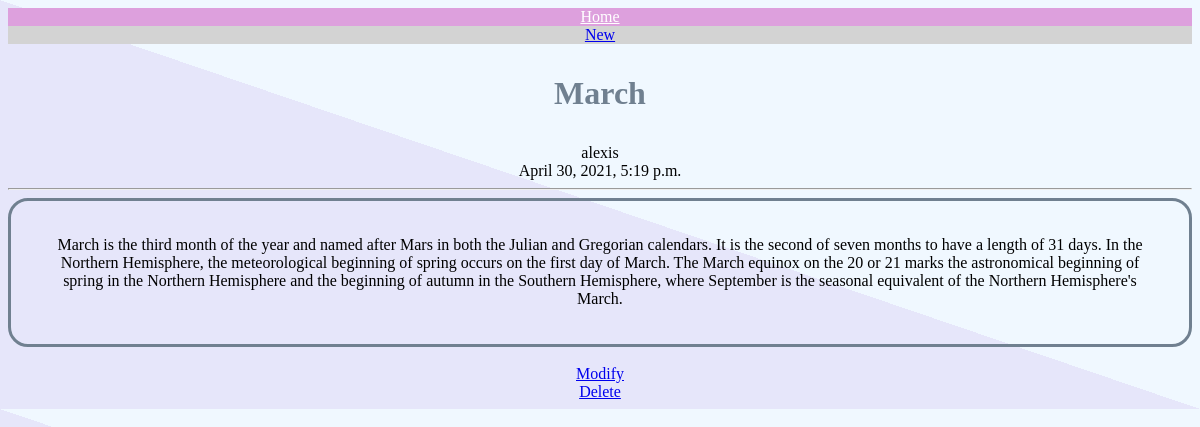
/blog/8, run on the app's committed database.
### blog/models.py (models this page shows, shortened)
class Blog(models.Model):
    subject = models.CharField(max_length=200)
    author = models.CharField(max_length=100)
    date = models.DateTimeField()
    content = models.TextField()

### blog/views.py (the view)
# urls.py: path('<str:content_id>', detail, name="detail"),
def detail(request,content_id):
    blog = get_object_or_404(Blog, pk = content_id)
    return render(request, 'detail.html', {'blog':blog})

### blog/templates/detail.html (shortened to what this page needs)
<!DOCTYPE html>
<html>
{% extends 'base.html' %}
{% block content %}
    <h1>{{blog.subject}}</h1>
    {{blog.author}}
    <br>
    {{blog.date}}
    <hr>
    <div id="content">
        {{blog.content}}
    </div>
    <br>
    <a href="{% url 'edit' blog.id %}">Modify</a>
    <br>
    <a href="{% url 'delete' blog.id %}">Delete</a>
{% endblock %}

### thirdproject/templates/base.html (style rules this page uses)
body { text-align: center; background: linear-gradient(to bottom left, aliceblue 50%, lavender 50%); font-family: fantasy; }
#content { border: solid; border-color:slategrey; border-radius: 20px; padding: 3%; }
h1 { color:slategrey; padding: 10px; }

### data on the page
Blog: subject "March", author "alexis", date "April 30, 2021, 5:19 p.m.", content "March is the third month of the year and named after Mars in both the Julian and Gregorian calendars. It is the second of seven months to have a length of 31 days. In the Northern Hemisphere, the meteorological beginning of spring occurs on the first day of March. The March equinox on the 20 or 21 marks the astronomical beginning of spring in the Northern Hemisphere and the beginning of autumn in the Southern Hemisphere, where September is the seasonal equivalent of the Northern Hemisphere's March."
